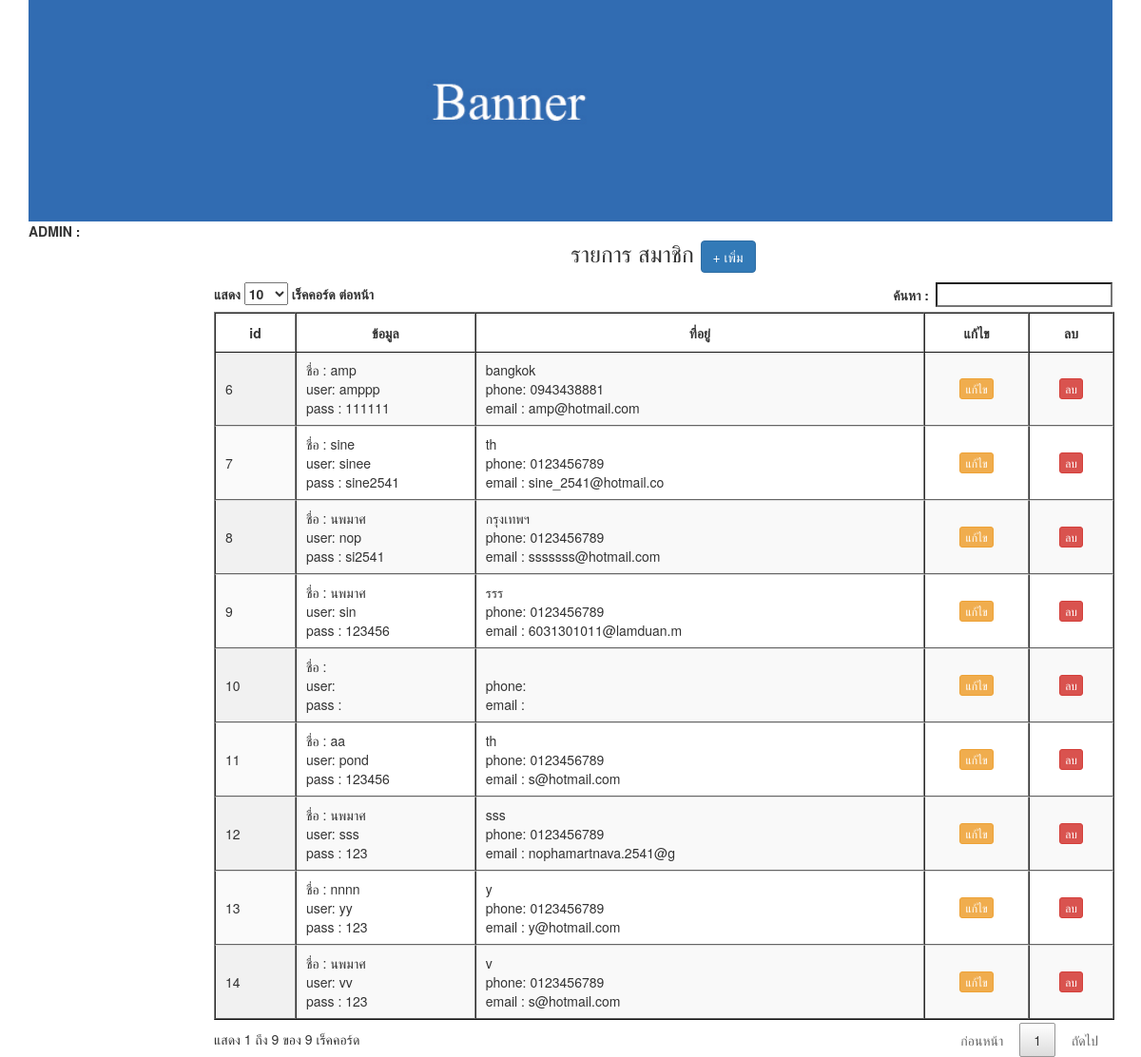
Screenshot of /backend/list_member.php (signed in) with the database file from the repository.
### tables this page shows
CREATE TABLE `tbl_member` (
  `mem_id` int(10) NOT NULL,
  `mem_name` varchar(50) NOT NULL,
  `mem_address` varchar(255) NOT NULL,
  `mem_tel` varchar(10) NOT NULL,
  `mem_username` varchar(20) NOT NULL,
  `mem_password` varchar(20) NOT NULL,
  `mem_email` varchar(20) NOT NULL,
  `datesave` datetime NOT NULL DEFAULT CURRENT_TIMESTAMP
);

### backend/list_member.php (the view, shortened to what this page needs)
<?php require_once('../Connections/condb.php'); ?>
<?php
$query_listadmin = "SELECT * FROM tbl_member ORDER BY mem_id ASC";
$listadmin = mysql_query($query_listadmin, $condb) or die(mysql_error());
$row_listadmin = mysql_fetch_assoc($listadmin);
$totalRows_listadmin = mysql_num_rows($listadmin);
?>
<!DOCTYPE html>
<html lang="en">
  <head>
	<?php include('h.php');?>
    <?php include('datatable.php');?>
  </head>
  <body>
  <div class="container">
  <div class="row">
         <?php include('banner.php');?>
   </div>
  	<div class="row">
    	<div class="col-md-2">
        <b>  ADMIN : <?php include('mm.php');?> </b>
        <br>
      </div>
        <div class="col-md-10">
        <h3 align="center"> รายการ สมาชิก  <a href="add_member.php" class="btn btn-primary"> + เพิ่ม </a> </h3>
          <table id="example" class="display" cellspacing="0" border="1">
		<thead>
            <tr align="center">
              <th>id</th>
              <th width="20%">ข้อมูล</th>
              <th width="50%">ที่อยู่</th>
              <th>แก้ไข </th>
              <th>ลบ</th>
            </tr>
        </thead>
        <?php if($totalRows_listadmin>0){?>
            <?php do { ?>
              <tr>
                <td><?php echo $row_listadmin['mem_id']; ?></td>
                <td>
                ชื่อ :  <?php echo $row_listadmin['mem_name']; ?> <br>
                user: <?php echo $row_listadmin['mem_username']; ?> <br>
                pass : <?php echo $row_listadmin['mem_password']; ?>
                </td>
                <td>
				<?php echo $row_listadmin['mem_address']; ?> <br>
                phone:  <?php echo $row_listadmin['mem_tel']; ?><br>
                email : <?php echo $row_listadmin['mem_email']; ?>
                </td>
                <td><center> <a href="edit_member.php?mem_id=<?php echo $row_listadmin['mem_id'];?>" class="btn btn-warning btn-xs"> แก้ไข </a> </center> </td>
                <td><center> <a href="del_member.php?mem_id=<?php echo $row_listadmin['mem_id'];?>" onClick="return confirm('ยืนยันการลบ');" class="btn btn-danger btn-xs"> ลบ </a> </center> </td>
              </tr>
              <?php } while ($row_listadmin = mysql_fetch_assoc($listadmin)); ?>
              <?php } ?>
          </table>
        </div>
    </div>
 </div>
  </body>
</html>

### backend/h.php (shortened to what this page needs)
<link href="../css/bootstrap.min.css" rel="stylesheet">
<link href="../css/style.css" rel="stylesheet">

### backend/datatable.php (shortened to what this page needs)
<link rel="stylesheet" type="text/css" href="../dt/jquery.dataTables.min.css">

### backend/banner.php
<div class="col-md-12">
        	<img src="../img/b.jpg" class="img img-responsive" width="100%">
</div>

### css/style.css (style rules this page uses)
th { text-align:center; }

### rows the page displays
tbl_member: mem_id "6", mem_name "amp", mem_username "amppp", mem_password "111111", mem_address "bangkok", mem_tel "0943438881", mem_email "amp@hotmail.com"
tbl_member: mem_id "7", mem_name "sine", mem_username "sinee", mem_password "sine2541", mem_address "th", mem_tel "0123456789", mem_email "sine_2541@hotmail.co"
tbl_member: mem_id "8", mem_name "นพมาศ", mem_username "nop", mem_password "si2541", mem_address "กรุงเทพฯ", mem_tel "0123456789", mem_email "sssssss@hotmail.com"
tbl_member: mem_id "9", mem_name "นพมาศ", mem_username "sin", mem_password "123456", mem_address "รรร", mem_tel "0123456789", mem_email "6031301011@lamduan.m"
tbl_member: mem_id "10"
tbl_member: mem_id "11", mem_name "aa", mem_username "pond", mem_password "123456", mem_address "th", mem_tel "0123456789", mem_email "s@hotmail.com"
tbl_member: mem_id "12", mem_name "นพมาศ", mem_username "sss", mem_password "123", mem_address "sss", mem_tel "0123456789", mem_email "nophamartnava.2541@g"
tbl_member: mem_id "13", mem_name "nnnn", mem_username "yy", mem_password "123", mem_address "y", mem_tel "0123456789", mem_email "y@hotmail.com"
tbl_member: mem_id "14", mem_name "นพมาศ", mem_username "vv", mem_password "123", mem_address "v", mem_tel "0123456789", mem_email "s@hotmail.com"
